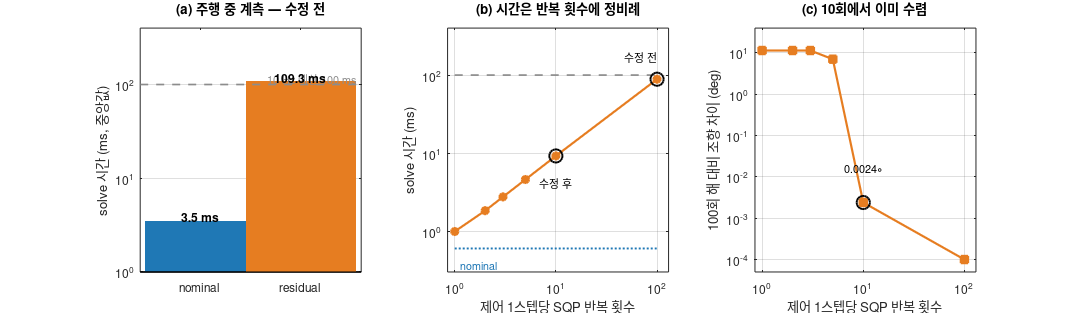

The MATLAB script that drew this image:
% plot_solvetime.m — MPC 연산시간: nominal vs residual, 그리고 100배 낭비의 제거
%
% (a) 주행 중 계측: residual 이 10 Hz 예산을 넘긴다
% (b) 원인: SQP 반복 횟수에 정비례 — 계산이 무거운 게 아니라 100번 돌고 있었다
% (c) 10회면 100회와 같은 해 -> 90회는 순수 낭비
%
% 데이터: fig_solvetime.mat  (results/solvetime_summary.py 로 생성)

clear; close all;
load('fig_solvetime.mat');

BLUE = [0.12 0.47 0.71];
ORNG = [0.90 0.49 0.13];
GREY = [0.55 0.55 0.55];

figure('Color','w','Position',[100 100 1240 360]);

% ---------------------------------------------------------------- (a) 주행 중 계측
subplot(1,3,1); hold on; box on;
v = inloop_stats(:,1);                     % median
bar(1, v(1), 0.55, 'FaceColor', BLUE, 'EdgeColor','none');
bar(2, v(2), 0.55, 'FaceColor', ORNG, 'EdgeColor','none');
plot([0.4 2.6], [budget_ms budget_ms], '--', 'Color', GREY, 'LineWidth', 1.4);
text(2.55, budget_ms*1.13, '10 Hz 예산 100 ms', ...
     'Color', GREY, 'FontSize', 9, 'HorizontalAlignment','right');
for k = 1:2
    text(k, v(k)*1.10, sprintf('%.1f ms', v(k)), ...
         'HorizontalAlignment','center', 'FontSize', 10, 'FontWeight','bold');
end
set(gca,'XTick',1:2,'XTickLabel',{'nominal','residual'},'YScale','log', ...
        'FontSize',10,'YGrid','on');
xlim([0.4 2.6]); ylim([1 400]);
ylabel('solve 시간 (ms, 중앙값)');
title('(a) 주행 중 계측 — 수정 전', 'FontSize',11);

% ------------------------------------------------- (b) 반복 횟수 대 solve 시간
subplot(1,3,2); hold on; box on;
it = sweep(:,1); ms = sweep(:,2);
plot([1 100], [budget_ms budget_ms], '--', 'Color', GREY, 'LineWidth', 1.4);
plot([1 100], [nominal_offline_ms nominal_offline_ms], ':', 'Color', BLUE, 'LineWidth', 1.6);
plot(it, ms, '-o', 'Color', ORNG, 'LineWidth', 1.8, 'MarkerSize', 6, ...
     'MarkerFaceColor', ORNG);
plot(10,  ms(it==10),  'o', 'Color','k', 'MarkerSize', 11, 'LineWidth', 1.6);
plot(100, ms(it==100), 'o', 'Color','k', 'MarkerSize', 11, 'LineWidth', 1.6);
text(10,  ms(it==10)*0.45, '수정 후', 'FontSize',9, 'HorizontalAlignment','center');
text(100, ms(it==100)*1.9, '수정 전', 'FontSize',9, 'HorizontalAlignment','right');
text(1.15, nominal_offline_ms*0.62, 'nominal', 'Color', BLUE, 'FontSize',9);
set(gca,'XScale','log','YScale','log','FontSize',10,'XGrid','on','YGrid','on');
xlim([0.85 130]); ylim([0.3 400]);
xlabel('제어 1스텝당 SQP 반복 횟수');
ylabel('solve 시간 (ms)');
title('(b) 시간은 반복 횟수에 정비례', 'FontSize',11);

% --------------------------------------------- (c) 해는 10회에서 이미 수렴
subplot(1,3,3); hold on; box on;
dev = sweep(:,3);                          % max |d delta| vs 100회 해
dev(dev <= 0) = 1e-4;                      % log 축 표시용 하한
plot(it, dev, '-s', 'Color', ORNG, 'LineWidth', 1.8, 'MarkerSize', 6, ...
     'MarkerFaceColor', ORNG);
plot(10, dev(it==10), 'o', 'Color','k', 'MarkerSize', 11, 'LineWidth', 1.6);
text(10, dev(it==10)*7, sprintf('%.4f\\circ', sweep(it==10,3)), ...
     'FontSize',9, 'HorizontalAlignment','center');
set(gca,'XScale','log','YScale','log','FontSize',10,'XGrid','on','YGrid','on');
xlim([0.85 130]); ylim([5e-5 40]);
xlabel('제어 1스텝당 SQP 반복 횟수');
ylabel('100회 해 대비 조향 차이 (deg)');
title('(c) 10회에서 이미 수렴', 'FontSize',11);

set(gcf,'PaperPositionMode','auto');
print(gcf, '-dpng', '-r200', 'fig_solvetime.png');
fprintf('saved fig_solvetime.png\n');
